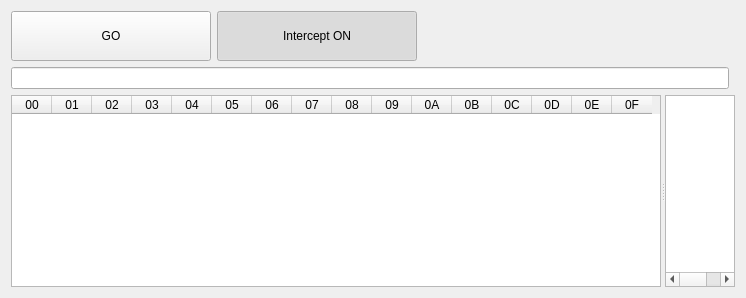
          <widget class="QWidget" name="tab">
           <attribute name="title">
            <string>Intercept</string>
           </attribute>
           <layout class="QGridLayout" name="gridLayout_5">
            <item row="0" column="0">
             <layout class="QGridLayout" name="gridLayout_4">
              <item row="2" column="2">
               <spacer name="horizontalSpacer_3">
                <property name="orientation">
                 <enum>Qt::Horizontal</enum>
                </property>
                <property name="sizeHint" stdset="0">
                 <size>
                  <width>40</width>
                  <height>20</height>
                 </size>
                </property>
               </spacer>
              </item>
              <item row="2" column="0">
               <widget class="QPushButton" name="pushButton_go">
                <property name="minimumSize">
                 <size>
                  <width>200</width>
                  <height>50</height>
                 </size>
                </property>
                <property name="text">
                 <string>GO</string>
                </property>
               </widget>
              </item>
              <item row="4" column="0" colspan="4">
               <widget class="QSplitter" name="splitter_3">
                <property name="orientation">
                 <enum>Qt::Horizontal</enum>
                </property>
                <widget class="QTableWidget" name="tableWidget_hexTable">
                 <property name="minimumSize">
                  <size>
                   <width>650</width>
                   <height>0</height>
                  </size>
                 </property>
                 <property name="lineWidth">
                  <number>0</number>
                 </property>
                 <property name="horizontalScrollBarPolicy">
                  <enum>Qt::ScrollBarAlwaysOff</enum>
                 </property>
                 <property name="gridStyle">
                  <enum>Qt::NoPen</enum>
                 </property>
                 <property name="cornerButtonEnabled">
                  <bool>false</bool>
                 </property>
                 <attribute name="horizontalHeaderDefaultSectionSize">
                  <number>40</number>
                 </attribute>
                 <attribute name="verticalHeaderVisible">
                  <bool>false</bool>
                 </attribute>
                 <column>
                  <property name="text">
                   <string>00</string>
                  </property>
                  <property name="textAlignment">
                   <set>AlignCenter</set>
                  </property>
                 </column>
                 <column>
                  <property name="text">
                   <string>01</string>
                  </property>
                  <property name="textAlignment">
                   <set>AlignCenter</set>
                  </property>
                 </column>
                 <column>
                  <property name="text">
                   <string>02</string>
                  </property>
                  <property name="textAlignment">
                   <set>AlignCenter</set>
                  </property>
                 </column>
                 <column>
                  <property name="text">
                   <string>03</string>
                  </property>
                  <property name="textAlignment">
                   <set>AlignCenter</set>
                  </property>
                 </column>
                 <column>
                  <property name="text">
                   <string>04</string>
                  </property>
                  <property name="textAlignment">
                   <set>AlignCenter</set>
                  </property>
                 </column>
                 <column>
                  <property name="text">
                   <string>05</string>
                  </property>
                  <property name="textAlignment">
                   <set>AlignCenter</set>
                  </property>
                 </column>
                 <column>
                  <property name="text">
                   <string>06</string>
                  </property>
                  <property name="textAlignment">
                   <set>AlignCenter</set>
                  </property>
                 </column>
                 <column>
                  <property name="text">
                   <string>07</string>
                  </property>
                  <property name="textAlignment">
                   <set>AlignCenter</set>
                  </property>
                 </column>
                 <column>
                  <property name="text">
                   <string>08</string>
                  </property>
                  <property name="textAlignment">
                   <set>AlignCenter</set>
                  </property>
                 </column>
                 <column>
                  <property name="text">
                   <string>09</string>
                  </property>
                  <property name="textAlignment">
                   <set>AlignCenter</set>
                  </property>
                 </column>
                 <column>
                  <property name="text">
                   <string>0A</string>
                  </property>
                  <property name="textAlignment">
                   <set>AlignCenter</set>
                  </property>
                 </column>
                 <column>
                  <property name="text">
                   <string>0B</string>
                  </property>
                  <property name="textAlignment">
                   <set>AlignCenter</set>
                  </property>
                 </column>
                 <column>
                  <property name="text">
                   <string>0C</string>
                  </property>
                  <property name="textAlignment">
                   <set>AlignCenter</set>
                  </property>
                 </column>
                 <column>
                  <property name="text">
                   <string>0D</string>
                  </property>
                  <property name="textAlignment">
                   <set>AlignCenter</set>
                  </property>
                 </column>
                 <column>
                  <property name="text">
                   <string>0E</string>
                  </property>
                  <property name="textAlignment">
                   <set>AlignCenter</set>
                  </property>
                 </column>
                 <column>
                  <property name="text">
                   <string>0F</string>
                  </property>
                  <property name="textAlignment">
                   <set>AlignCenter</set>
                  </property>
                 </column>
                </widget>
                <widget class="QTableWidget" name="tableWidget_stringTable">
                 <property name="showGrid">
                  <bool>false</bool>
                 </property>
                 <property name="gridStyle">
                  <enum>Qt::NoPen</enum>
                 </property>
                 <property name="cornerButtonEnabled">
                  <bool>false</bool>
                 </property>
                 <attribute name="horizontalHeaderVisible">
                  <bool>false</bool>
                 </attribute>
                 <attribute name="horizontalHeaderDefaultSectionSize">
                  <number>18</number>
                 </attribute>
                 <attribute name="verticalHeaderVisible">
                  <bool>false</bool>
                 </attribute>
                 <column>
                  <property name="text">
                   <string/>
                  </property>
                 </column>
                 <column>
                  <property name="text">
                   <string/>
                  </property>
                 </column>
                 <column>
                  <property name="text">
                   <string/>
                  </property>
                 </column>
                 <column>
                  <property name="text">
                   <string/>
                  </property>
                 </column>
                 <column>
                  <property name="text">
                   <string/>
                  </property>
                 </column>
                 <column>
                  <property name="text">
                   <string/>
                  </property>
                 </column>
                 <column>
                  <property name="text">
                   <string/>
                  </property>
                 </column>
                 <column>
                  <property name="text">
                   <string/>
                  </property>
                 </column>
                 <column>
                  <property name="text">
                   <string/>
                  </property>
                 </column>
                 <column>
                  <property name="text">
                   <string/>
                  </property>
                 </column>
                 <column>
                  <property name="text">
                   <string/>
                  </property>
                 </column>
                 <column>
                  <property name="text">
                   <string/>
                  </property>
                 </column>
                 <column>
                  <property name="text">
                   <string/>
                  </property>
                 </column>
                 <column>
                  <property name="text">
                   <string/>
                  </property>
                 </column>
                 <column>
                  <property name="text">
                   <string/>
                  </property>
                 </column>
                 <column>
                  <property name="text">
                   <string/>
                  </property>
                 </column>
                </widget>
               </widget>
              </item>
              <item row="2" column="1">
               <widget class="QPushButton" name="pushButton_interceptToggle">
                <property name="minimumSize">
                 <size>
                  <width>200</width>
                  <height>50</height>
                 </size>
                </property>
                <property name="text">
                 <string>Intercept ON</string>
                </property>
                <property name="checkable">
                 <bool>true</bool>
                </property>
                <property name="checked">
                 <bool>true</bool>
                </property>
               </widget>
              </item>
              <item row="3" column="0" colspan="3">
               <widget class="QLineEdit" name="lineEdit_intercept_info"/>
              </item>
             </layout>
            </item>
           </layout>
          </widget>
